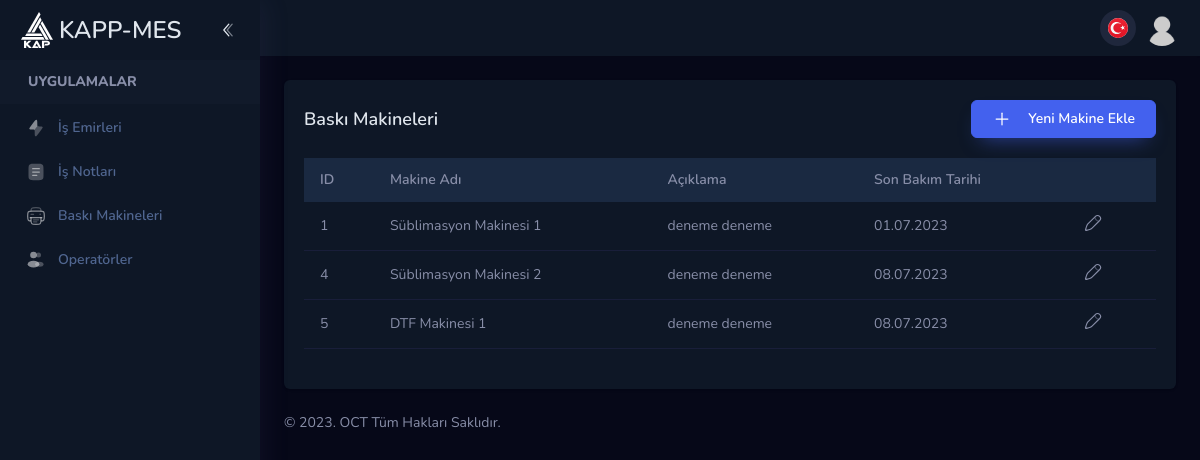
The page /machines/ (signed in) on the database its author committed.
### machines/models.py (models this page shows, shortened)
class Machine(StarterModel):
    name = models.CharField(max_length=100)
    MACHINE_CHOICES = (
        ('S', 'Süblimasyon'),
        ('D', 'Dtf'),
        ('U', 'Uv'),
    )
    machine_type = models.CharField(max_length=1, choices=MACHINE_CHOICES)
    description = models.CharField(max_length=255, blank=True, null=True)
    last_maintenance = models.DateField(blank=True, null=True)
    class Meta:
        verbose_name_plural = "Makineler"

### machines/views.py (the view)
# urls.py: path("", views.machine_list, name="machine_list"),
@login_required
def machine_list(request):
    machines = Machine.objects.all().order_by('created_date')
    context = {
        'machines': machines
    }
    return render(request, 'machines/list.html', context)

### templates/machines/list.html (shortened to what this page needs)
{% extends 'components/layouts/default.html' %}
{% load static %}
{% block content %}
    <div class="panel">
        <div class="flex items-center justify-between mb-5">
            <h5 class="font-semibold text-lg dark:text-white-light">Baskı Makineleri</h5>
            {% if user.is_superuser %}
            <a class="btn btn-primary gap-2" href="{% url 'machine_create' %}">
                <svg xmlns="http://www.w3.org/2000/svg" width="24px" height="24px" viewBox="0 0 24 24" fill="none" stroke="currentColor" stroke-width="1.5" stroke-linecap="round" stroke-linejoin="round" class="w-5 h-5 ltr:mr-2 rtl:ml-2">
                    <line x1="12" y1="5" x2="12" y2="19"></line>
                    <line x1="5" y1="12" x2="19" y2="12"></line>
                </svg>
                <span class="flex items-center">Yeni Makine Ekle</span>
            </a>
            {% endif %}
        </div>
        <div class="mb-5">
            <div class="table-responsive">
                <table>
                    <thead>
                        <tr>
                            <th>ID</th>
                            <th>Makine Adı</th>
                            <th>Açıklama</th>
                            <th>Son Bakım Tarihi</th>
                            {% if user.is_superuser %}
                                <th></th>
                            {% endif %}
                        </tr>
                    </thead>
                    <tbody>
                    {% for machine in machines %}
                        <tr>
                            <td>{{ machine.pk }}</td>
                            <td>{{ machine.name }}</td>
                            <td>
                                {% if machine.description %}
                                    {{ machine.description }}
                                {% else %}
                                    -
                                {% endif %}
                            </td>
                            <td>{% if machine.last_maintenance %}
                                    {{machine.last_maintenance|date:'d.m.Y'}}
                                {% else %}
                                    Belirtilmemiş
                                {% endif %}
                            </td>
                            {% if user.is_superuser %}
                                <td>
                                    <a type="button" href="{% url 'machine_edit' machine_pk=machine.id %}">
                                    </a>
                                </td>
                            {% endif %}
                        </tr>
                    {% endfor %}
                    </tbody>
                </table>
            </div>
        </div>
    </div>
{% endblock %}

### templates/components/layouts/default.html (shortened to what this page needs)
{% load static %}
<!DOCTYPE html>
<html lang="en" dir="ltr">
<head>
    <link rel='stylesheet' type='text/css' media='screen' href="{% static 'assets/css/perfect-scrollbar.min.css' %}" />
    <link defer rel='stylesheet' type='text/css' media='screen' href="{% static 'assets/css/animate.css' %}" />
    <link rel='stylesheet' type='text/css' media='screen' href="{% static 'assets/css/styles.css' %}">
</head>
<body x-data="main" class="antialiased relative font-nunito text-sm font-normal overflow-x-hidden"
    :class="[$store.app.sidebar ? 'toggle-sidebar' : '', 'dark', $store.app.menu, $store.app.layout, $store.app
        .rtlClass
    ]">
    <div class="main-container text-black dark:text-white-dark min-h-screen" :class="[$store.app.navbar]">
        {% include 'components/common/sidebar.html' %}
        <div class="main-content">
            {% include 'components/common/header.html' %}
            <div class="p-6 animate__animated" :class="[$store.app.animation]">
                {% block content %}
                {% endblock %}
                {% include 'components/common/footer.html' %}
            </div>
        </div>
    </div>
</body>
</html>

### templates/components/common/sidebar.html (shortened to what this page needs)
{% load static %}
<div :class="{ 'dark text-white-dark': $store.app.semidark }">
    <nav x-data="sidebar" class="sidebar fixed min-h-screen h-full top-0 bottom-0 w-[260px] shadow-[5px_0_25px_0_rgba(94,92,154,0.1)] z-50 transition-all duration-300">
        <div class="bg-white dark:bg-[#0e1726] h-full">
            <div class="flex justify-between items-center px-4 py-3">
                <a href="/" class="main-logo flex items-center shrink-0">
                    <img class="w-8 ml-[5px] flex-none" src="{% static 'assets/images/logo-white.svg' %}" alt="image" />
                    <span class="text-2xl ltr:ml-1.5 rtl:mr-1.5  font-semibold  align-middle lg:inline dark:text-white-light">KAPP-MES</span>
                </a>
                <a href="javascript:;" class="collapse-icon w-8 h-8 rounded-full flex items-center hover:bg-gray-500/10 dark:hover:bg-dark-light/10 dark:text-white-light transition duration-300 rtl:rotate-180" @click="$store.app.toggleSidebar()">
                </a>
            </div>
            <ul class="perfect-scrollbar relative font-semibold space-y-0.5 h-[calc(100vh-80px)] overflow-y-auto overflow-x-hidden  p-4 py-0" x-data="{ activeDropdown: null }">
                <h2 class="py-3 px-7 flex items-center uppercase font-extrabold bg-white-light/30 dark:bg-dark dark:bg-opacity-[0.08] -mx-4 mb-1">
                    <span>Uygulamalar</span>
                </h2>
                 <li class="nav-item">
                    <ul>
                        <li class="nav-item">
                            <a href="/work_orders" class="group">
                                <div class="flex items-center">
                                    <span class="ltr:pl-3 rtl:pr-3 text-black dark:text-[#506690] dark:group-hover:text-white-dark">İş Emirleri</span>
                                </div>
                            </a>
                        </li>
                    </ul>
                </li>
                <li class="nav-item">
                    <ul>
                        <li class="nav-item">
                            <a href="/notes" class="group">
                                <div class="flex items-center">
                                    <span class="ltr:pl-3 rtl:pr-3 text-black dark:text-[#506690] dark:group-hover:text-white-dark">İş Notları</span>
                                </div>
                            </a>
                        </li>
                        <li class="nav-item">
                            <a href="/machines" class="group">
                                <div class="flex items-center">
                                    <span class="ltr:pl-3 rtl:pr-3 text-black dark:text-[#506690] dark:group-hover:text-white-dark">Baskı Makineleri</span>
                                </div>
                            </a>
                        </li>
                        <li class="nav-item">
                            <a href="/operators" class="group">
                                <div class="flex items-center">
                                    <span class="ltr:pl-3 rtl:pr-3 text-black dark:text-[#506690] dark:group-hover:text-white-dark">Operatörler</span>
                                </div>
                            </a>
                        </li>
                    </ul>
                </li>
            </ul>
        </div>
    </nav>
</div>

### templates/components/common/header.html (shortened to what this page needs)
{% load static %}
<header :class="{ 'dark': $store.app.semidark && $store.app.menu === 'horizontal' }">
    <div class="shadow-sm">
        <div class="relative bg-white flex w-full items-center px-5 py-2.5 dark:bg-[#0e1726]">
            <div x-data="header" class="sm:flex-1 ltr:sm:ml-0 ltr:ml-auto sm:rtl:mr-0 rtl:mr-auto flex items-center space-x-1.5 lg:space-x-2 rtl:space-x-reverse dark:text-[#d0d2d6]">
                <div class="dropdown shrink-0" x-data="dropdown" @click.outside="open = false">
                    <a href="javascript:;" class="block p-2 rounded-full bg-white-light/40 dark:bg-dark/40 hover:text-primary hover:bg-white-light/90 dark:hover:bg-dark/60" @click="toggle">
                        <img :src="`{% static 'assets/images/flags' %}/${$store.app.locale.toUpperCase()}.svg`" alt="image" class="w-5 h-5 object-cover rounded-full" />
                    </a>
                </div>
                <div class="dropdown flex-shrink-0" x-data="dropdown" @click.outside="open = false">
                    <a href="javascript:;" class="relative group" @click="toggle()">
                        <span><img class="w-9 h-9 rounded-full object-cover saturate-50 group-hover:saturate-100" src="{% static 'assets/images/user-profile.png' %}" alt="image" /></span>
                    </a>
                </div>
            </div>
        </div>
    </div>
</header>

### templates/components/common/footer.html
<p class="dark:text-white-dark text-center ltr:sm:text-left rtl:sm:text-right pt-6">© <span id="footer-year">2023</span>.
    OCT Tüm Hakları Saklıdır.</p>

### rows shown on the page
Machine: pk "1", name "Süblimasyon Makinesi 1", description "deneme deneme", last_maintenance "01.07.2023"
Machine: pk "4", name "Süblimasyon Makinesi 2", description "deneme deneme", last_maintenance "08.07.2023"
Machine: pk "5", name "DTF Makinesi 1", description "deneme deneme", last_maintenance "08.07.2023"
